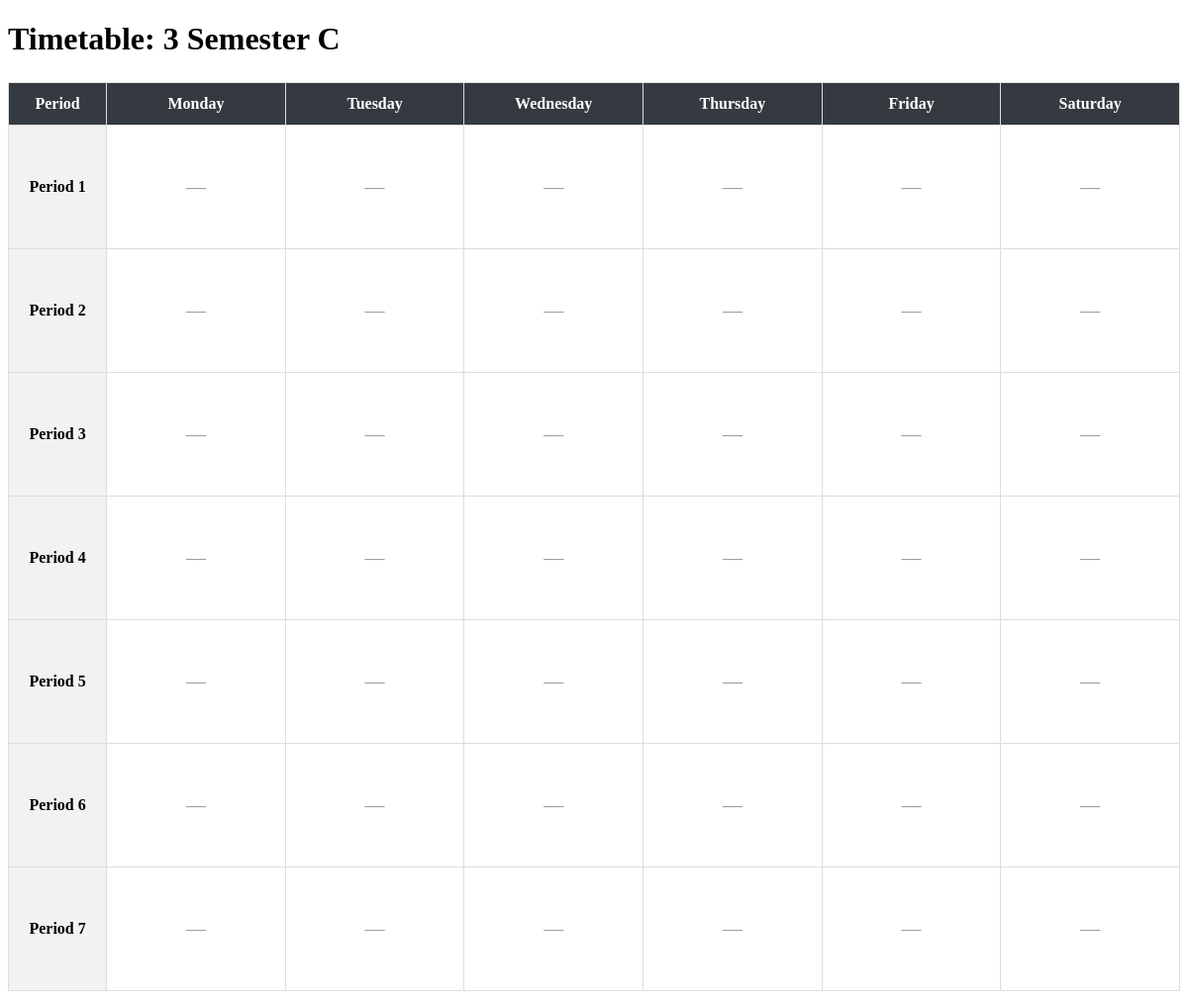
Before: /scheduler/section/3/ with the older database file.
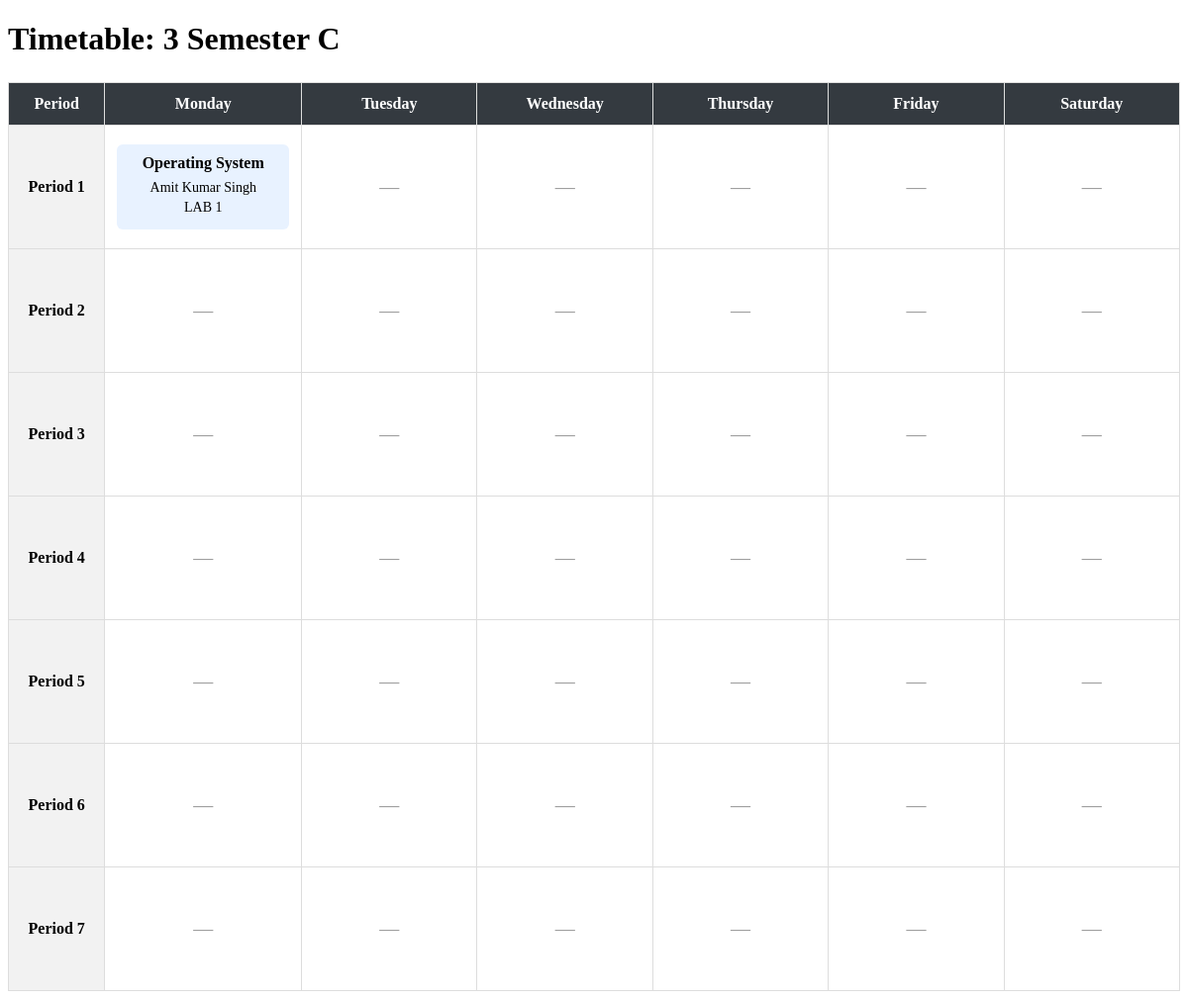
After: the same page with the newer database file.
### scheduler/models.py (models this page shows, shortened)
class TimetableEntry(models.Model):
    DAY_CHOICES = [
        ("MON", "Monday"),
        ("TUE", "Tuesday"),
        ("WED", "Wednesday"),
        ("THU", "Thursday"),
        ("FRI", "Friday"),
        ("SAT", "Saturday"),
    ]
    PERIOD_CHOICES = [
        (i, f"Period {i}") for i in range(1, 8)
    ]
    day = models.CharField(max_length=3, choices=DAY_CHOICES)
    period = models.PositiveSmallIntegerField(choices=PERIOD_CHOICES)
    section = models.ForeignKey(Section, on_delete=models.PROTECT, related_name="timetable_entries")
    classroom = models.ForeignKey(Classroom, on_delete=models.PROTECT, related_name="timetable_entries")
    subject = models.ForeignKey(Subject, on_delete=models.PROTECT, related_name="timetable_entries")
    faculty = models.ForeignKey(Faculty, on_delete=models.PROTECT, related_name="timetable_entries")
    class Meta:
        constraints = [
            models.UniqueConstraint(
                fields=["section", "day", "period"],
                name="unique_section_slot"
            ),
            models.UniqueConstraint(
                fields=["faculty", "day", "period"],
                name="unique_faculty_slot"
            ),
            models.UniqueConstraint(
                fields=["classroom", "day", "period"],
                name="unique_classroom_slot"
            ),
        ]

class Subject(models.Model):
    name = models.CharField(max_length=64)

class Faculty(models.Model):
    first = models.CharField(max_length=64)
    last = models.CharField(max_length=64)
    department = models.ForeignKey(Department, on_delete=models.PROTECT, related_name="members")
    subjects = models.ManyToManyField(Subject, blank=True, related_name="faculty")

class Classroom(models.Model):
    name = models.CharField(max_length=64)

### scheduler/views.py (the view)
# urls.py: path("section/<int:section_id>/", views.section_detail, name="section_detail"),
def section_detail(request, section_id):
    section = get_object_or_404(Section, id=section_id)
    entries = TimetableEntry.objects.filter(
        section=section
    ).select_related("subject", "faculty", "classroom")
    days = TimetableEntry.DAY_CHOICES
    periods = TimetableEntry.PERIOD_CHOICES
    entry_lookup = {
        (entry.day, entry.period): entry
        for entry in entries
    }
    timetable = []
    for period_number, period_label in periods:
        row = {
            "period_label": period_label,
            "cells": []
        }
        for day_code, day_label in days:
            entry = entry_lookup.get((day_code, period_number))
            row["cells"].append({
                "entry": entry
            })
        timetable.append(row)
    return render(request, "scheduler/section_detail.html", {
        "section": section,
        "days": days,
        "timetable": timetable,
    })

### scheduler/models.py (called while the page is built)
    def __str__(self):
        return f"{self.semester} Semester {self.name}"

### scheduler/templates/scheduler/section_detail.html (shortened to what this page needs)
{% extends "scheduler/layout.html" %}
{% block body %}
<h1 class="page-title">Timetable: {{ section }}</h1>
<div class="timetable-container">
    <table class="timetable">
        <thead>
            <tr>
                <th>Period</th>
                {% for day_code, day_label in days %}
                    <th>{{ day_label }}</th>
                {% endfor %}
            </tr>
        </thead>
        <tbody>
            {% for row in timetable %}
                <tr>
                    <th>{{ row.period_label }}</th>
                    {% for cell in row.cells %}
                        <td>
                            {% if cell.entry %}
                                <div class="lecture">
                                    <strong>
                                        {{ cell.entry.subject.name }}
                                    </strong>
                                    <p>
                                        {{ cell.entry.faculty.first }}
                                        {{ cell.entry.faculty.last }}
                                    </p>
                                    <p>
                                        {{ cell.entry.classroom.name }}
                                    </p>
                                </div>
                            {% else %}
                                <span class="empty-slot">—</span>
                            {% endif %}
                        </td>
                    {% endfor %}
                </tr>
            {% empty %}
                <tr>
                    <td colspan="7">
                        No timetable periods configured.
                    </td>
                </tr>
            {% endfor %}
        </tbody>
    </table>
</div>
{% endblock %}

Changed rows visible on the page:
added TimetableEntry: entry.subject.name "Operating System", entry.faculty.first "Amit", entry.faculty.last "Kumar Singh", entry.classroom.name "LAB 1"
